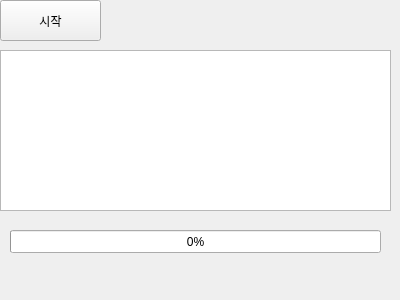
<?xml version="1.0" encoding="UTF-8"?>
<ui version="4.0">
 <class>Form</class>
 <widget class="QWidget" name="Form">
  <property name="geometry">
   <rect>
    <x>0</x>
    <y>0</y>
    <width>400</width>
    <height>300</height>
   </rect>
  </property>
  <property name="windowTitle">
   <string>Form</string>
  </property>
  <widget class="QPushButton" name="btnStart">
   <property name="geometry">
    <rect>
     <x>0</x>
     <y>0</y>
     <width>101</width>
     <height>41</height>
    </rect>
   </property>
   <property name="text">
    <string>시작</string>
   </property>
  </widget>
  <widget class="QTextBrowser" name="txbLog">
   <property name="geometry">
    <rect>
     <x>0</x>
     <y>50</y>
     <width>391</width>
     <height>161</height>
    </rect>
   </property>
   <property name="maximumSize">
    <size>
     <width>400</width>
     <height>300</height>
    </size>
   </property>
  </widget>
  <widget class="QProgressBar" name="pgbTask">
   <property name="geometry">
    <rect>
     <x>10</x>
     <y>230</y>
     <width>371</width>
     <height>23</height>
    </rect>
   </property>
   <property name="value">
    <number>0</number>
   </property>
  </widget>
 </widget>
 <resources/>
 <connections/>
</ui>
